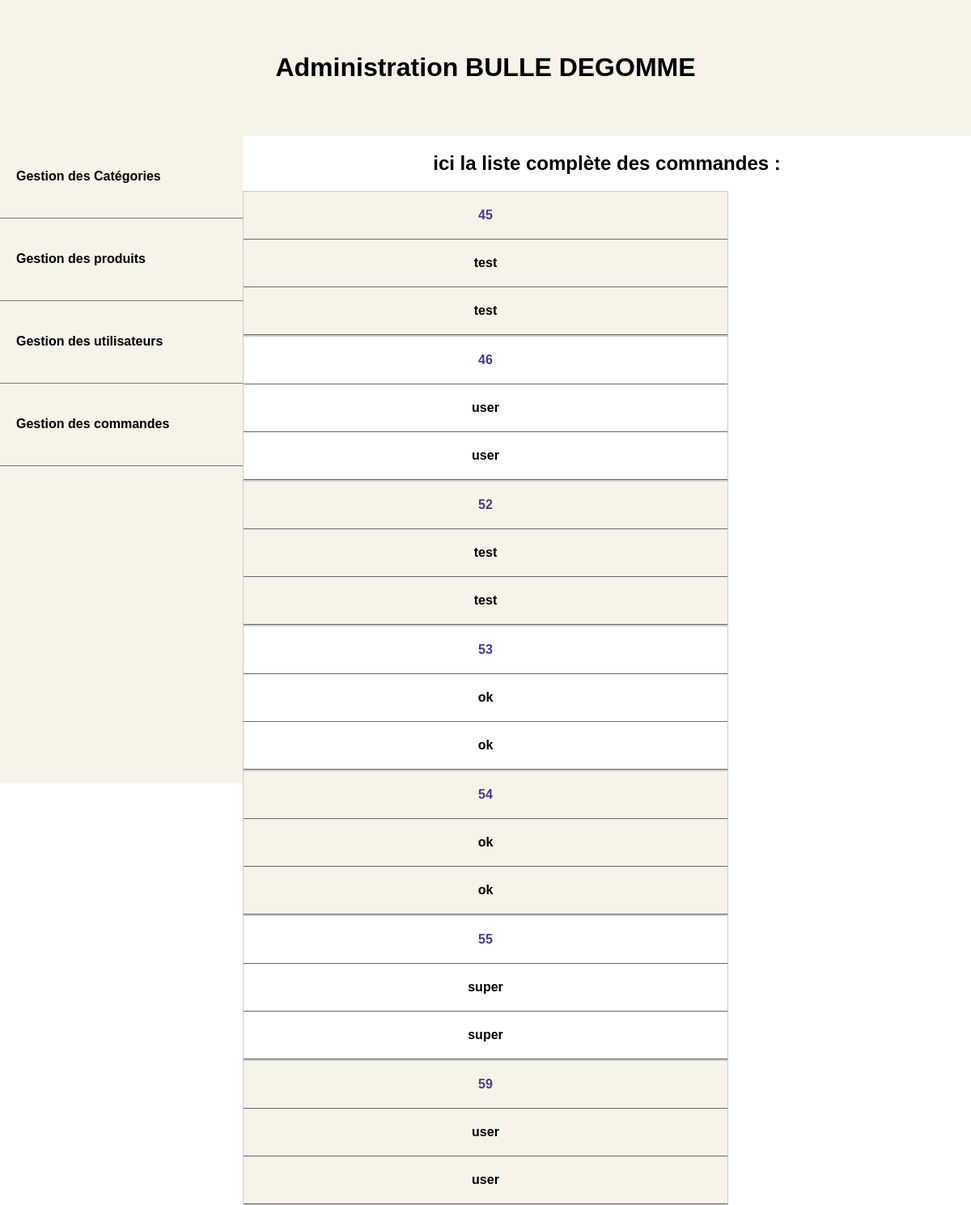
Screenshot of /admin/index.php?controller=orders&action=list with the database file from the repository.
### tables this page shows
CREATE TABLE IF NOT EXISTS `orders` (
  `id` int(11) NOT NULL AUTO_INCREMENT,
  `user_id` int(11) NOT NULL,
  `delivery_address` varchar(255) NOT NULL,
  `date` datetime NOT NULL DEFAULT CURRENT_TIMESTAMP,
  `user_name` varchar(255) NOT NULL,
  `user_lastname` varchar(255) NOT NULL,
  PRIMARY KEY (`id`)
);

CREATE TABLE IF NOT EXISTS `users` (
  `id` int(11) NOT NULL AUTO_INCREMENT,
  `last_name` varchar(255) NOT NULL,
  `first_name` varchar(255) NOT NULL,
  `email` varchar(255) NOT NULL,
  `password` varchar(255) NOT NULL,
  `is_admin` tinyint(1) DEFAULT '0',
  PRIMARY KEY (`id`)
);

### admin/models/Order.php (called while the page is built, shortened)
<?php
function getAllOrders()
{
    $db = dbConnect();
    $query = $db->prepare('SELECT orders.id,  first_name,  last_name FROM orders,  users WHERE orders.user_id=users.id');
    $query->execute();
    $orders =  $query->fetchAll();
    return $orders;
}

### admin/views/orderList.php (the view, shortened to what this page needs)
<?php require ('partials/header.php'); ?>
<?php require 'partials/head_assets.php'; ?>
<?php require ('partials/menu.php'); ?>
<div class="content">
    <div>
        <h2>ici la liste complète des commandes : </h2>
    </div>
    <div>
        <table>
            <?php foreach($orders as $order): ?>
                <tr>
                    <th><a href="index.php?controller=orders&action=details&id=<?=  ($order['id']) ?>"><?=($order['id'])?></a></th>
                    <th><?=  ($order['last_name']) ?></th>
                    <th><?=  ($order['first_name']) ?></th>
                </tr>
            <?php endforeach; ?>
        </table>
    </div>
</div>

### admin/style.css (style rules this page uses)
a { text-decoration:none; color: darkslateblue; }
table { border-collapse: collapse; width: 50%; margin: auto; }
tr:nth-of-type(odd) { background: #F8F3E9; }
th { color: black; font-weight: bold; }
td, th { padding: 20px 20px 20px 20px; border-bottom: 1px solid dimgrey; text-align: center; }
@media only screen and (max-width: 760px),
(min-device-width: 768px) and (max-device-width: 1024px) { table, thead, tbody, th, td, tr { display: block; } }
@media only screen and (max-width: 760px),
(min-device-width: 768px) and (max-device-width: 1024px) { tr { border: 1px solid #ccc; } }
.content { text-align: center; }

### rows the page displays
orders: id "45", user.last_name "test", user.first_name "test"
orders: id "46", user.last_name "user", user.first_name "user"
orders: id "52", user.last_name "test", user.first_name "test"
orders: id "53", user.last_name "ok", user.first_name "ok"
orders: id "54", user.last_name "ok", user.first_name "ok"
orders: id "55", user.last_name "super", user.first_name "super"
orders: id "59", user.last_name "user", user.first_name "user"
